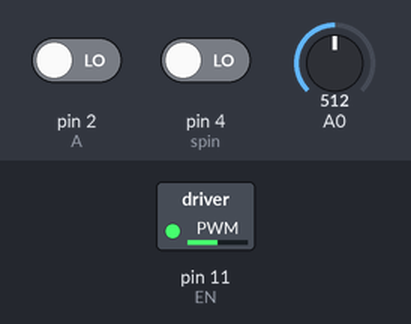
This sketch was run on a simulated Arduino Uno, built with avr-gcc and run on an emulated ATmega328P. Shown: switched loads named in the sketch (green lamp = pin HIGH). The test bench sets the inputs (shaded band); at power-on: A0 = 512, pin 2 (A) LOW, pin 4 (spin) LOW. What the sketch prints to the serial monitor is not drawn.

Above: at 1.2 s.
1.3 s: A0 set to 716
At 2.5 s:
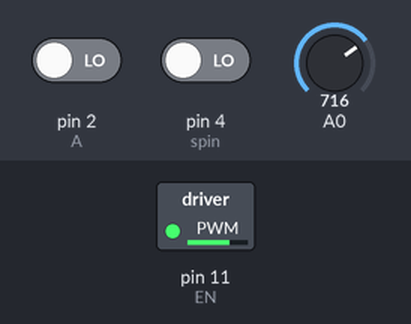
2.8 s: A0 set to 900
At 3.5 s:
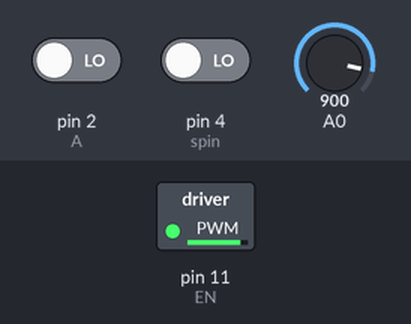
4.3 s: A0 set to 245
At 5.1 s:
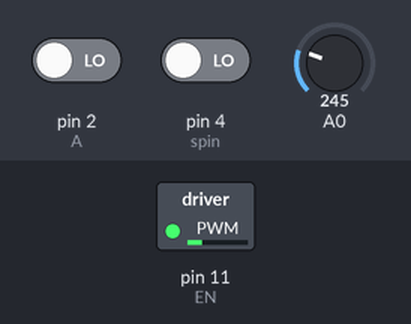
5.8 s: A0 set to 0
At 6.1 s:
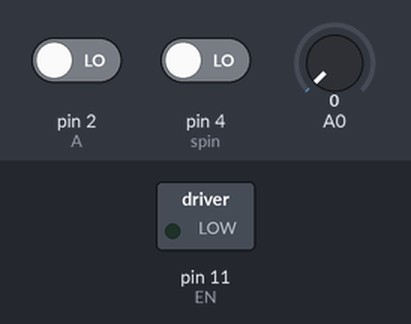
9.0 s: A0 set to 511
At 9.3 s:
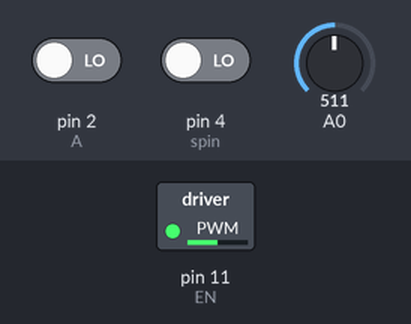
Timing chart, 0 to 11.5 s (numbered marks = the images above; inputs shaded):
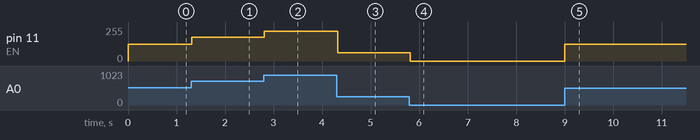

The sketch:

button_pot_ctrl.ino
```cpp
//DC motor controlled by PWM and H-bridge direction change by a interrupt button

//Motor
#define EN 11
#define in1 9
#define in2 10
const int maxSteps = 255;//motor internal steps
//buttons
#define spin 4
//encoder phases
int A = 2;
int B = 3;
unsigned char stateA;
unsigned char stateB;
unsigned char prevA;
//position variables
volatile int Ant=0;
volatile int pos=0;
bool IsCW = true;
//time variables
const int timeTreshold = 5; // spin control can be modified
unsigned long currentTime;
unsigned long loopTime;//time taken on a spin
//motor variables
boolean buttonState = LOW;
int PWM_rot = 0;
int pressed = false;

void setup() {
  // put your setup code here, to run once:
  pinMode(EN, OUTPUT);
  pinMode(in1, INPUT);
  pinMode(in2, INPUT);
  pinMode(spin, INPUT);
  pinMode(A, INPUT);
  pinMode(B, INPUT);

  attachInterrupt(digitalPinToInterrupt(A),encoder,RISING);

  //set initial rotation direction
  //time
  currentTime = millis();
  loopTime = currentTime;
  parar();
  Serial.begin(9600);
  Serial.println("PWM   Pos");
}

void loop() {
  // put your main code here, to run repeatedly:
  int potValue = analogRead(A0);
  int pwmOut = map(potValue, 0, 1023, 0, 255);

  analogWrite(EN, pwmOut);//send pwm signal to H-bridge

  //Read button-debounce
  if(digitalRead(spin) == true){
    pressed = !pressed;
  }
  while(digitalRead(spin) == true);
  delay(20);

  //if button is pressed - change motor direction
  if(pressed == true & PWM_rot == 0){
    //Serial.println("clockwise");
    clockwise();
  }
  //if button is pressed - change motor direction
  if(pressed == false & PWM_rot == 1){
    //Serial.println("counterclockwise");
    counterclockwise();
  }
  //encoder();
  if(pos != Ant){
    //Serial.print("Pos: ");
    Serial.print(pwmOut);
    Serial.print("    ");
    Serial.println(pos);
    Ant = pos;
  }
}

void parar(){
  analogWrite(EN, 0);
  digitalWrite(in1, LOW);
  digitalWrite(in2, LOW);
}
void clockwise(){
  digitalWrite(in1, HIGH); //adelante ina = 1 out 1 = voltage
  digitalWrite(in2, LOW);
  PWM_rot = 1;
  delay(20);
}
void counterclockwise(){
  digitalWrite(in1, LOW); //adelante ina = 1 out 1 = voltage
  digitalWrite(in2, HIGH);
  PWM_rot = 0;
  delay(20);
}

void encoder(){
  if (digitalRead(B) == HIGH){
    pos--;
  }
  else{
   pos++;
  }
}
/*void encoder(){
  currentTime = millis();
  if(currentTime >= (loopTime + timeTreshold)){
    stateA = digitalRead(A);
    stateB = digitalRead(B);
    if(stateA != prevA){
      if(stateB){//clockwise
        IsCW = true;
        if(pos+1 <= maxSteps) pos++;
      }else{//counterclockwise
        IsCW = false;
        if(pos-1 >= 0) pos--;
      }
    }
    prevA = stateA;//refresh states
    if(Ant != pos){
      Ant = pos;//refresh position
      Serial.print("Position: ");
      Serial.println(pos);
    }
    loopTime = currentTime;//refresh time
  }
}*/
```

Measured:
- after the input at 1.3 s, pin 11 (EN): 127/255 → 178/255 at once
- after the input at 2.8 s, pin 11 (EN): 178/255 → 224/255 at once
- after the input at 4.3 s, pin 11 (EN): 224/255 → 61/255 at once
- after the input at 5.8 s, pin 11 (EN): 61/255 → 0/255 at once
- after the input at 9.0 s, pin 11 (EN): 0/255 → 127/255 at once
